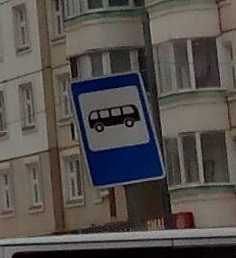
#> input picture traffic_signs/review/crops/crop_004.png, 236 x 258 px
$ python -i detector_gen.py   (imports and definitions only)
#> lines starting #> are read from the running program, lines starting #| are printed output that depends on the picture
#> further down, picture is the input picture: PIL image 236x258 RGB; mean R, G, B 84.3, 79.4, 76.5
"""Speed-limit sign detector / reader for traffic-sign crops.

Pipeline
--------
1. A colour profile of the crop nominates a candidate class:
     * yellow dominant                   -> advisory plaque
     * significant red ring              -> regulatory circle
     * pale sign with a dark diagonal slash -> end-of-speed-limit
2. The number is read with tesseract using the classic tricks:
   4x upscale, autocontrast, a sweep of binarisation thresholds, a digit
   whitelist, and only numbers that repeat across thresholds are trusted.
3. A second OCR sweep without a whitelist hunts for units / decimals
   ("3,5t", "30m", "70M", "10%") so weight limits, length limits,
   distance plaques and grade plaques can be vetoed.
4. Anything uncertain becomes "not_a_speed_limit" -- precision first.
"""

import os
import re
from collections import Counter

import numpy as np
from PIL import Image, ImageOps
import pytesseract

_THRESHOLDS = (100, 120, 140, 160, 180)
_VETO_THRESHOLDS = (110, 140, 170)
_PSMS = (7, 6)
_MIN_SPEED = 5
_MAX_SPEED = 140

_RE_DIGITS = re.compile(r"\d+")
_RE_WEIGHT = re.compile(r"\d(?:[.,]\d)?\s*[tT]\b")          # 3,5t / 10t
_RE_LENGTH = re.compile(r"\d(?:[.,]\d)?\s*[mM](?![pP][hH])")  # 30m / 70M (not MPH)
_RE_DECIMAL = re.compile(r"\d[.,]\d")                       # 3,5 / 4.2
_RE_PERCENT = re.compile(r"\d\s*%")                         # 10% grade plaques


# --------------------------------------------------------------------------- #
# IO
# --------------------------------------------------------------------------- #
# [96 lines left out: functions _crop_path, _load_image, _colour_profile, _slash_score, _circleish, not called in this run]


# --------------------------------------------------------------------------- #
# OCR
# --------------------------------------------------------------------------- #
def _prep_gray(img, border=0.14, scale=4):
#> called with border = 0.14, scale = 4
    w, h = img.size
#> w = 236; h = 258
    dx = int(round(w * border))
#> dx = 33
    dy = int(round(h * border))
#> dy = 36
    if w - 2 * dx > 8 and h - 2 * dy > 8:
        img = img.crop((dx, dy, w - dx, h - dy))
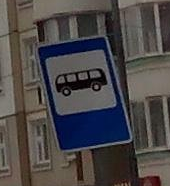
#> img: PIL image 170x186 RGB; mean R, G, B 75.5, 71.6, 71.9
    img = img.resize((max(img.width * scale, 1), max(img.height * scale, 1)),
                     Image.LANCZOS)
#> img: PIL image 680x744 RGB
    gray = img.convert("L")
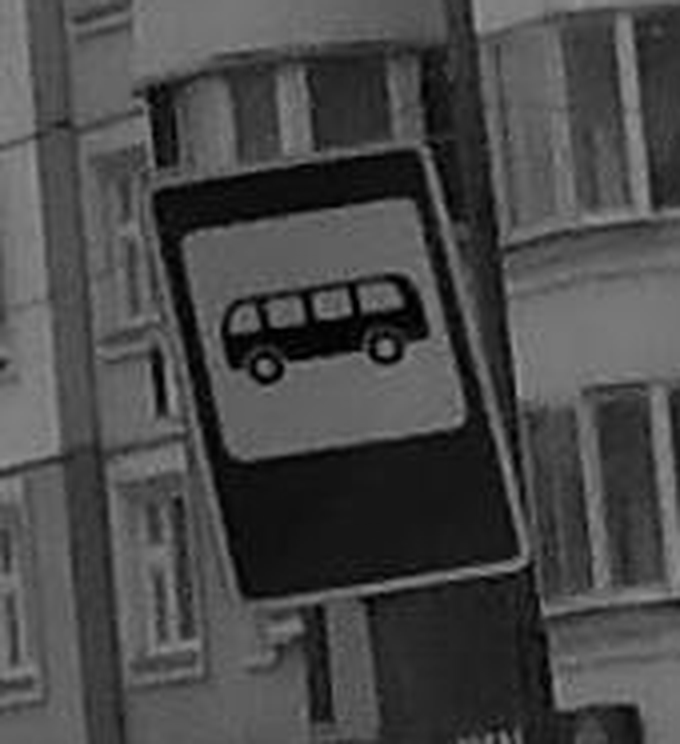
#> gray: PIL image 680x744 L; min 0, max 157, mean 72.8
    return ImageOps.autocontrast(gray, cutoff=1)
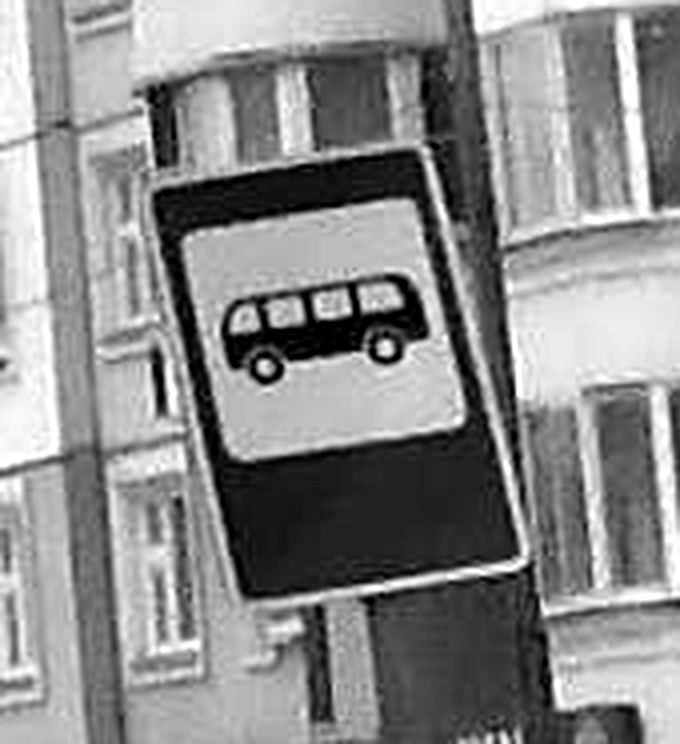
#> returned value: PIL image 680x744 L; min 0, max 255, mean 138


def _binarize(gray, t):
    return gray.point(lambda p, t=t: 255 if p > t else 0)


# [118 lines left out: functions _tess, _read_digits, _unit_hits, _vetoed, _pick_number, detect, not called in this run]

>>> from PIL import Image
>>> picture = Image.open('../traffic_signs/review/crops/crop_004.png')
>>> result = _prep_gray(picture)

$ run again, on traffic_signs/review/crops/crop_008.png
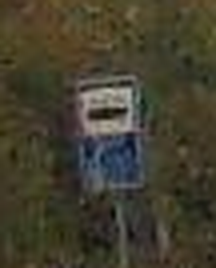
#> input picture traffic_signs/review/crops/crop_008.png, 216 x 268 px
#> picture is the input picture: PIL image 216x268 RGB; mean R, G, B 67.2, 63, 46.4
#> in _prep_gray, `img = img.crop((dx, dy, w - dx, h - dy))`:
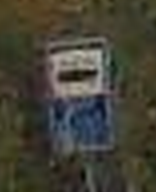
#> img: PIL image 156x192 RGB; mean R, G, B 67.8, 65.4, 53.6
#> in _prep_gray, `return ImageOps.autocontrast(gray, cutoff=1)`:
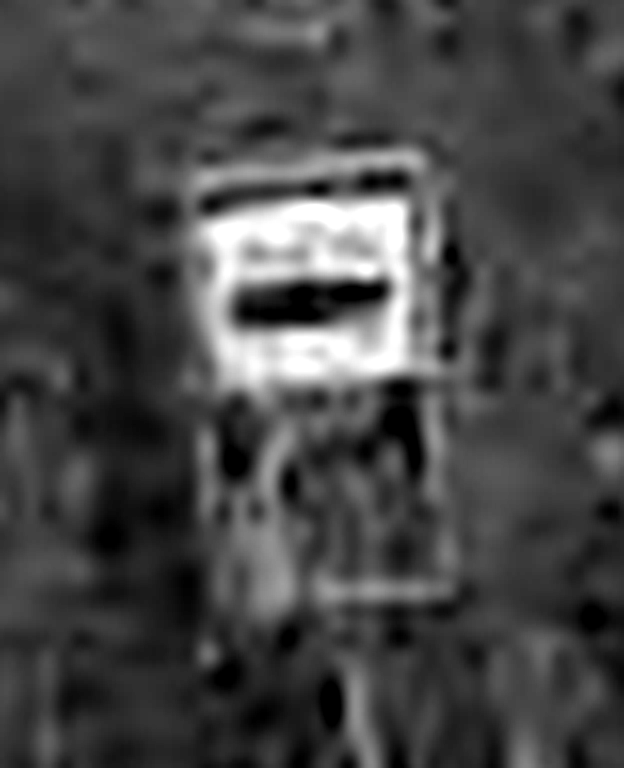
#> returned value: PIL image 624x768 L; min 0, max 255, mean 69.6

$ run again, on traffic_signs/review/crops/crop_010.png
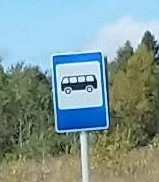
#> input picture traffic_signs/review/crops/crop_010.png, 159 x 182 px
#> picture is the input picture: PIL image 159x182 RGB; mean R, G, B 129.9, 153.9, 151.8
#> in _prep_gray, `img = img.resize((max(img.width * scale, 1), max(img.height * scale, 1..`:
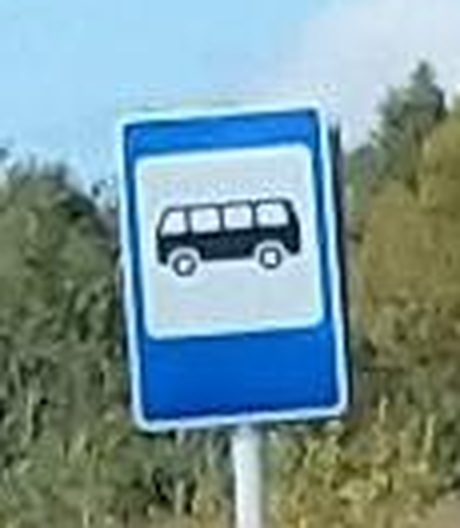
#> img: PIL image 460x528 RGB; mean R, G, B 122.3, 150.2, 153.8
#> in _prep_gray, `return ImageOps.autocontrast(gray, cutoff=1)`:
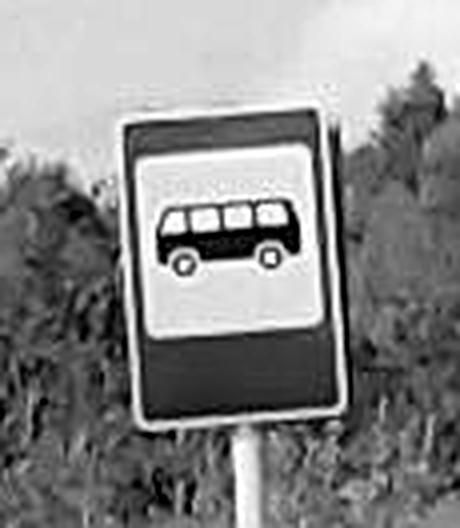
#> returned value: PIL image 460x528 L; min 0, max 255, mean 135.7

$ run again, on traffic_signs/review/crops/crop_018.png
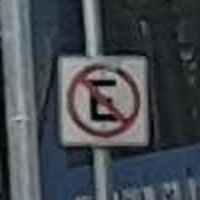
#> input picture traffic_signs/review/crops/crop_018.png, 200 x 200 px
#> picture is the input picture: PIL image 200x200 RGB; mean R, G, B 70.4, 75.5, 81.5
#> in _prep_gray, `gray = img.convert("L")`:
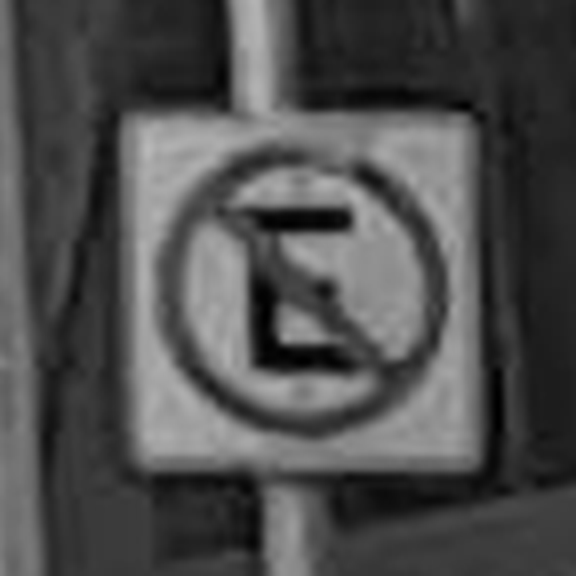
#> gray: PIL image 576x576 L; min 0, max 185, mean 77.8
#> in _prep_gray, `return ImageOps.autocontrast(gray, cutoff=1)`:
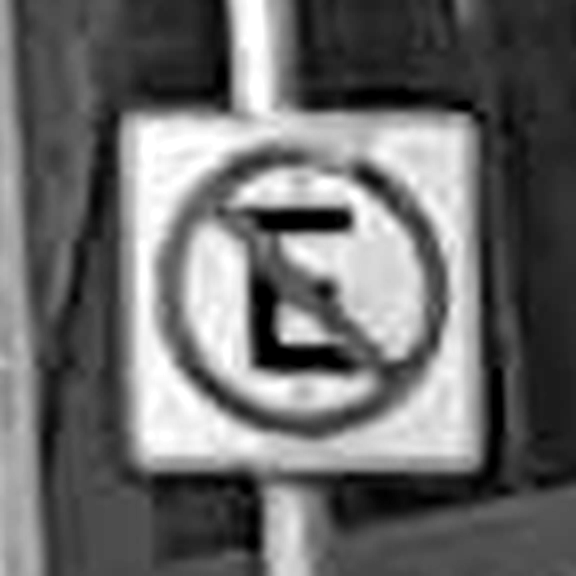
#> returned value: PIL image 576x576 L; min 0, max 255, mean 107.4
